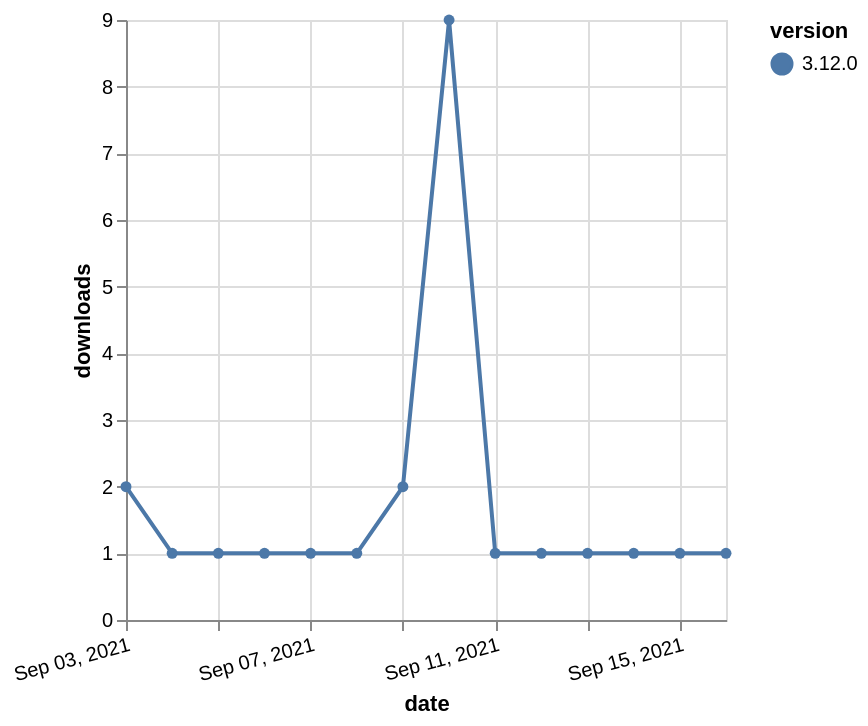

Write a Vega-Lite specification for this figure.
### Vega-Lite specification from a JSON file in a GitHub repository (floating-point values rounded to 4 significant figures)
{"$schema": "https://vega.github.io/schema/vega-lite/v5.json", "description": "A simple bar chart with embedded data.", "data": {"values": [{"date": "2021-09-03", "total": 612, "delta": 2, "version": "3.12.0"}, {"date": "2021-09-04", "total": 613, "delta": 1, "version": "3.12.0"}, {"date": "2021-09-05", "total": 614, "delta": 1, "version": "3.12.0"}, {"date": "2021-09-06", "total": 615, "delta": 1, "version": "3.12.0"}, {"date": "2021-09-07", "total": 616, "delta": 1, "version": "3.12.0"}, {"date": "2021-09-08", "total": 617, "delta": 1, "version": "3.12.0"}, {"date": "2021-09-09", "total": 619, "delta": 2, "version": "3.12.0"}, {"date": "2021-09-10", "total": 628, "delta": 9, "version": "3.12.0"}, {"date": "2021-09-11", "total": 629, "delta": 1, "version": "3.12.0"}, {"date": "2021-09-12", "total": 630, "delta": 1, "version": "3.12.0"}, {"date": "2021-09-13", "total": 631, "delta": 1, "version": "3.12.0"}, {"date": "2021-09-14", "total": 632, "delta": 1, "version": "3.12.0"}, {"date": "2021-09-15", "total": 633, "delta": 1, "version": "3.12.0"}, {"date": "2021-09-16", "total": 634, "delta": 1, "version": "3.12.0"}]}, "width": "container", "mark": {"type": "line", "point": {"filled": true}}, "encoding": {"x": {"field": "date", "type": "temporal", "timeUnit": "yearmonthdate", "title": "date", "axis": {"labelAngle": -15}}, "y": {"field": "delta", "type": "quantitative", "title": "downloads"}, "color": {"field": "version", "type": "nominal"}, "tooltip": {"field": "delta"}}}
